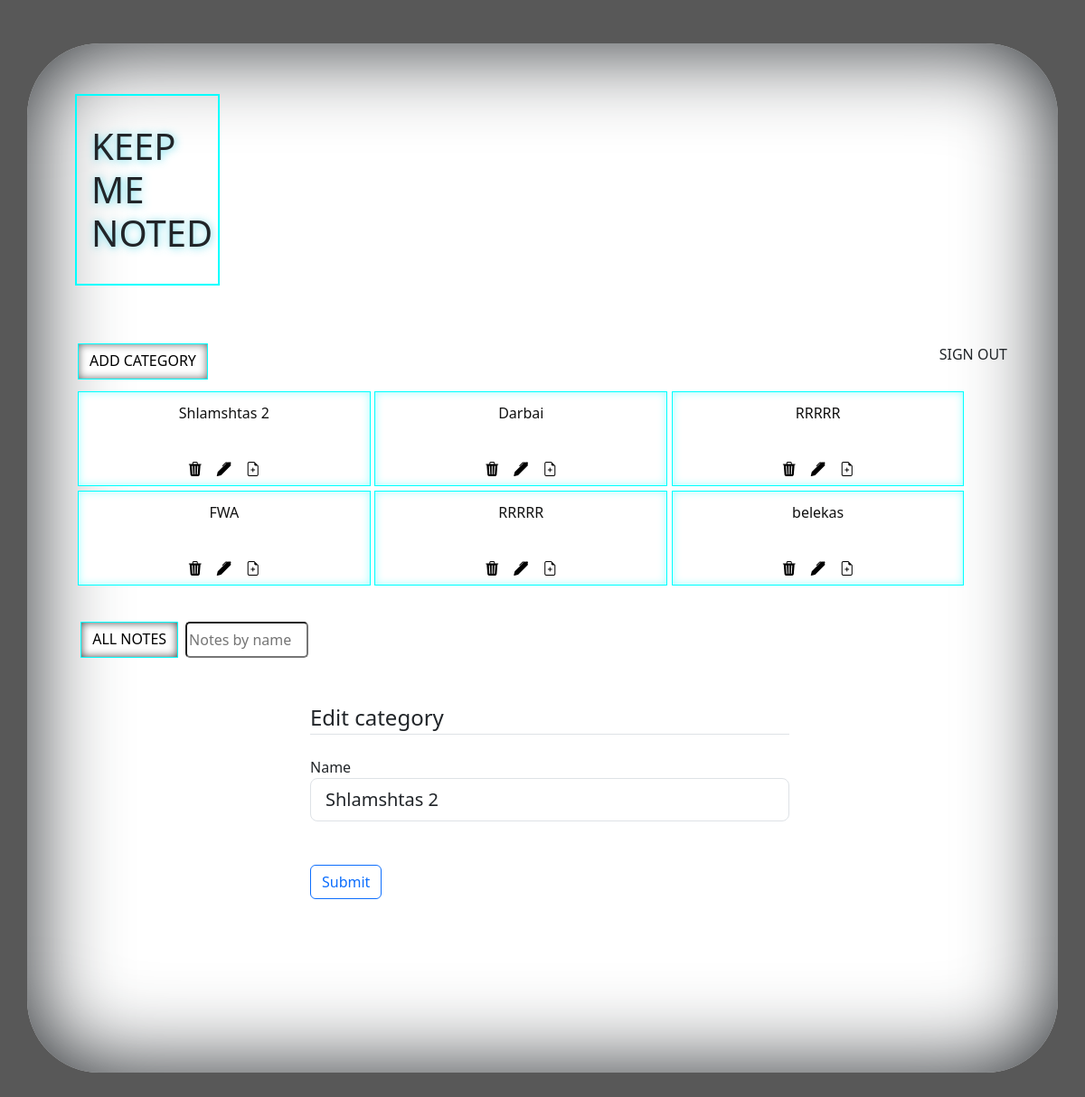
The app's page /edit/1 (signed in), older data.
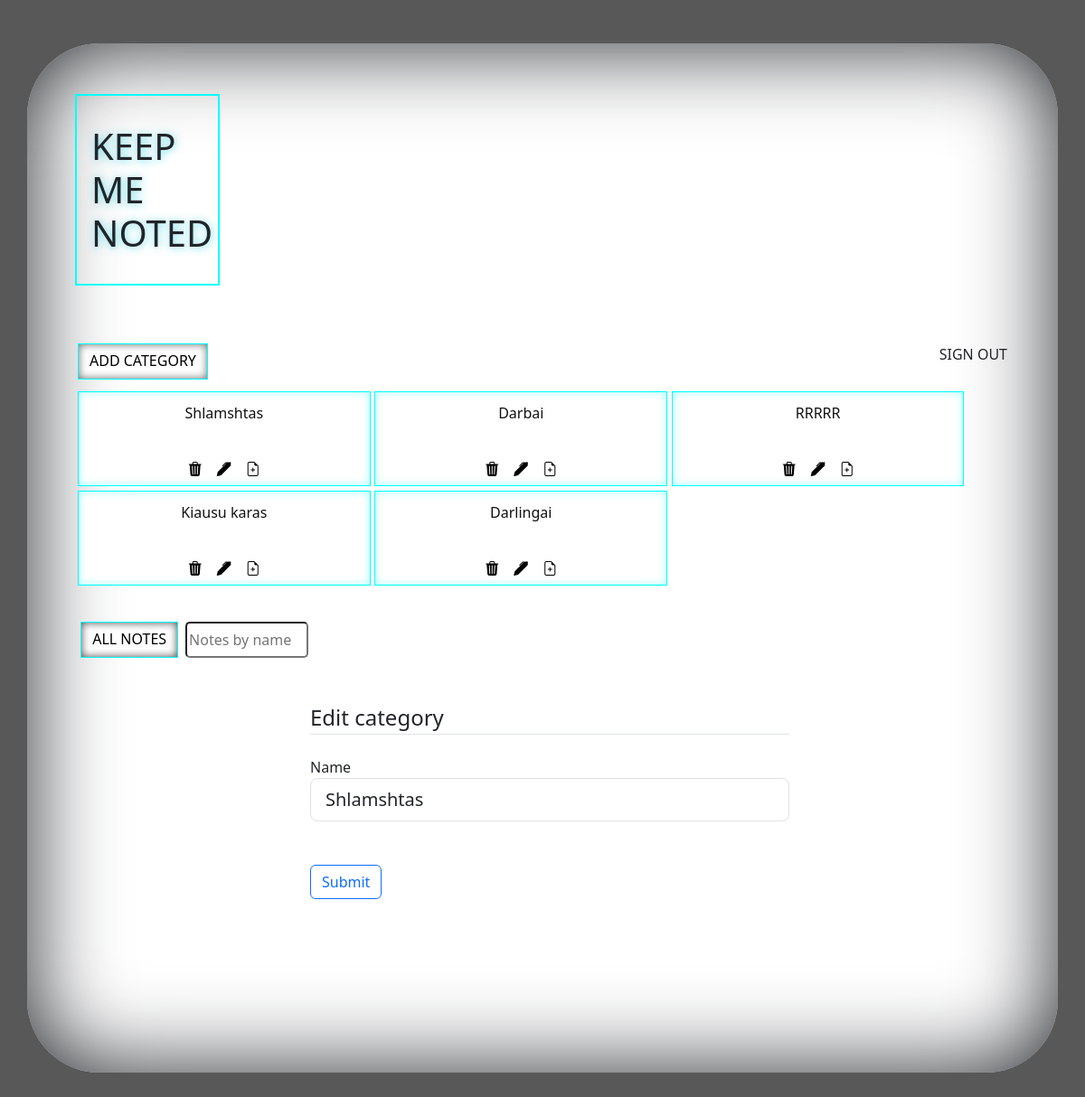
The same page, newer data.
### app/db_models/Category.py (models this page shows, shortened)
class Category(db.Model):
    __tablename__ = "categories"
    id = db.Column(db.Integer, primary_key=True)
    category_name = db.Column(db.String(50), nullable=False)
    notes = db.relationship("Note", backref="categories", cascade='all, delete')

### app/routes.py (the view)
@app.route('/edit/<int:id>', methods =['GET' , 'POST'])
@login_required
def edit_category(id):
    categories = Category.query.all()
    category = Category.query.get_or_404(id)
    form = AddCategoryForm()
    if form.validate_on_submit():
        category.category_name = form.name.data
        db.session.add(category)
        db.session.commit()
        print('category updated!!!!')
        return redirect(url_for('main'))
    form.name.data = category.category_name
    return render_template('edit_category.html' , form=form, categories=categories )

### app/forms.py
class AddCategoryForm(FlaskForm):
    name = StringField("Name", [DataRequired(),Length(max=50)],)
    submit = SubmitField('Submit')

class SearchForm(FlaskForm):
    searched = StringField("Searched", [DataRequired()])
    submit = SubmitField('Submit')

### app/routes.py (called while the page is built)
@login_manager.user_loader
def load_user(user_id):
    return User.query.get(user_id)

@app.context_processor
def base():
    form = SearchForm()
    return dict(form=form)

### app/templates/edit_category.html (shortened to what this page needs)
{% extends "main.html" %}
{% block content %}
            <div class="content-section; w-50 p-3; mx-auto pt-5" >
                <form method="POST" action="">
                   <fieldset class="form-group">
                       <legend class="border-bottom mb-4">Edit category</legend>
                       <div class="form-group">
                            {{ form.name.label(class="form-control-label") }}
                            {% if form.name.errors %}
                            {{ form.name(class="form-control form-control-lg is-invalid") }}
                            <div class="invalid-feedback">
                            {% for error in form.name.errors %}
                            <span>{{ error }}</span>
                            {% endfor %}
                            </div>
                            {% else %}
                            {{ form.name(class="form-control form-control-lg") }}
                            {% endif %}
                       </div>
                       <br>
                   </fieldset>
                         <br>
                   <div class="form-group" style="margin-bottom: 2rem;">
                      {{ form.submit(class="btn btn-outline-primary") }}
                   </div>
                </form>
            </div>
{% endblock content %}

### app/templates/main.html (shortened to what this page needs)
<!DOCTYPE html>
<html lang="en">
<head>
    <link href="https://cdn.jsdelivr.net/npm/bootstrap@5.3.0-alpha1/dist/css/bootstrap.min.css" rel="stylesheet"
 />
    <link rel="stylesheet" href="https://cdn.jsdelivr.net/npm/bootstrap-icons@1.10.3/font/bootstrap-icons.css">
    <link rel="stylesheet" href="{{ url_for('static' , filename = '/stylesheets/style.css')}}">
</head>
<body>
  <div class="container" id="container-1" >
    <div id="brand_flash_container">
      <div id="brand-container">
          <h1 id="brand" >KEEP <br> ME <br> NOTED</h1>
      </div>
    </div>
  <div class = "all-cards-container"
   >
    <div id="signout-container">
      <a id="add_category" class="btn btn-primary" href="{{ url_for('add_category')}}" class="nav-link px-2 ">ADD CATEGORY</a>
      <a id="signout" href="{{ url_for('logout') }}" class="nav-link px-2 ">SIGN OUT</a>
    </div>
    <div  id="container-category">
        {% for category in categories %}
        <div class="btn btn-secondary"  id="buttons-category" >
        <a href="{{ url_for('notes' , id = category.id )}}" style="margin: 0.3rem  0.3rem  0rem  0rem;
                          height: 5rem; word-wrap: break-word; text-decoration: none;">
            <h6 id="category-name" >{{category['category_name']}}</h6>
        </a>
        <div style="display: flex; justify-content: center;">
          <a  href="{{ url_for('delete' , id = category.id) }}" class="nav-link px-2 ">
            <i class="bi bi-trash3-fill"></i>
          </a>
          <a href="{{ url_for('edit_category' , id = category.id )}}" class="nav-link px-2 ">
            <i class="bi bi-pen-fill"></i>
          </a>
          <a href="{{ url_for('noting' , id = category.id )}}" class="nav-link px-2 ">
            <i class="bi bi-file-earmark-plus"></i>
          </a>
        </div>
        </div>
        {% endfor %}
      </div>
      <div style="display: flex; flex-direction: column;">
        <div class="note-filter-container" >
            <a class="btn btn-primary"  id = "all-notes-filter" href="{{ url_for('all_notes')}}">ALL NOTES</a>
               <form method="POST" class = "d-flex" action="{{url_for('search')}}">
                 <input id="serach-by-name" class="form_control me-2" type="search" placeholder="Notes by name" aria-label="Search" , name="searched">
               </form>
        </div>
        {% block content %}
        {% endblock %}
      </div>
    </div>
  </div>
</body>
</html>

Row changes from the older to the newer data that the page shows:
removed Category: category_name "belekas"
changed Category: category_name "Shlamshtas 2" → "Shlamshtas"
changed Category: category_name "FWA" → "Kiausu karas"
changed Category: category_name "RRRRR" → "Darlingai"
Text that changed along with them:
form field name: "Shlamshtas 2" → "Shlamshtas"
